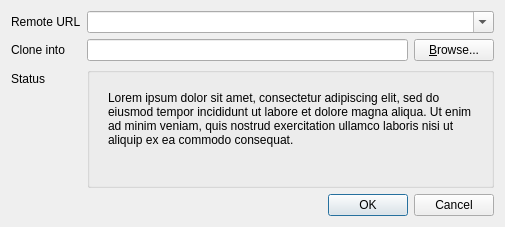
<?xml version="1.0" encoding="UTF-8"?>
<ui version="4.0">
 <class>CloneDialog</class>
 <widget class="QDialog" name="CloneDialog">
  <property name="windowModality">
   <enum>Qt::NonModal</enum>
  </property>
  <property name="enabled">
   <bool>true</bool>
  </property>
  <property name="geometry">
   <rect>
    <x>0</x>
    <y>0</y>
    <width>505</width>
    <height>227</height>
   </rect>
  </property>
  <property name="sizePolicy">
   <sizepolicy hsizetype="Preferred" vsizetype="Fixed">
    <horstretch>0</horstretch>
    <verstretch>0</verstretch>
   </sizepolicy>
  </property>
  <property name="windowTitle">
   <string>Clone repository</string>
  </property>
  <property name="sizeGripEnabled">
   <bool>false</bool>
  </property>
  <property name="modal">
   <bool>true</bool>
  </property>
  <layout class="QFormLayout" name="formLayout">
   <item row="1" column="0">
    <widget class="QLabel" name="urlLabel">
     <property name="text">
      <string>Remote URL</string>
     </property>
    </widget>
   </item>
   <item row="2" column="0">
    <widget class="QLabel" name="pathLabel">
     <property name="text">
      <string>Clone into</string>
     </property>
    </widget>
   </item>
   <item row="2" column="1">
    <layout class="QHBoxLayout" name="horizontalLayout">
     <item>
      <widget class="QLineEdit" name="pathEdit"/>
     </item>
     <item>
      <widget class="QPushButton" name="browseButton">
       <property name="text">
        <string>&amp;Browse...</string>
       </property>
      </widget>
     </item>
    </layout>
   </item>
   <item row="3" column="0">
    <widget class="QLabel" name="label">
     <property name="text">
      <string>Status</string>
     </property>
    </widget>
   </item>
   <item row="5" column="1">
    <widget class="QDialogButtonBox" name="buttonBox">
     <property name="orientation">
      <enum>Qt::Horizontal</enum>
     </property>
     <property name="standardButtons">
      <set>QDialogButtonBox::Cancel|QDialogButtonBox::Ok</set>
     </property>
     <property name="centerButtons">
      <bool>false</bool>
     </property>
    </widget>
   </item>
   <item row="3" column="1">
    <widget class="QGroupBox" name="groupBox">
     <property name="title">
      <string/>
     </property>
     <layout class="QVBoxLayout" name="verticalLayout">
      <item>
       <widget class="QStackedWidget" name="stackedWidget">
        <property name="currentIndex">
         <number>1</number>
        </property>
        <widget class="QWidget" name="stackedWidgetPage1">
         <layout class="QVBoxLayout" name="verticalLayout_2">
          <item>
           <widget class="QLabel" name="linkMessage">
            <property name="text">
             <string>blah
blah</string>
            </property>
            <property name="wordWrap">
             <bool>true</bool>
            </property>
           </widget>
          </item>
          <item>
           <widget class="QProgressBar" name="progressBar">
            <property name="minimum">
             <number>0</number>
            </property>
            <property name="maximum">
             <number>0</number>
            </property>
            <property name="value">
             <number>0</number>
            </property>
           </widget>
          </item>
         </layout>
        </widget>
        <widget class="QWidget" name="stackedWidgetPage2">
         <layout class="QHBoxLayout" name="horizontalLayout_2">
          <item>
           <widget class="QLabel" name="longInfoLabel">
            <property name="text">
             <string>Lorem ipsum dolor sit amet, consectetur adipiscing elit, sed do eiusmod tempor incididunt ut labore et dolore magna aliqua. Ut enim ad minim veniam, quis nostrud exercitation ullamco laboris nisi ut aliquip ex ea commodo consequat.</string>
            </property>
            <property name="alignment">
             <set>Qt::AlignLeading|Qt::AlignLeft|Qt::AlignTop</set>
            </property>
            <property name="wordWrap">
             <bool>true</bool>
            </property>
            <property name="textInteractionFlags">
             <set>Qt::LinksAccessibleByMouse|Qt::TextSelectableByMouse</set>
            </property>
           </widget>
          </item>
         </layout>
        </widget>
       </widget>
      </item>
     </layout>
    </widget>
   </item>
   <item row="1" column="1">
    <widget class="QComboBox" name="urlEdit">
     <property name="sizePolicy">
      <sizepolicy hsizetype="MinimumExpanding" vsizetype="Fixed">
       <horstretch>0</horstretch>
       <verstretch>0</verstretch>
      </sizepolicy>
     </property>
     <property name="editable">
      <bool>true</bool>
     </property>
     <property name="insertPolicy">
      <enum>QComboBox::NoInsert</enum>
     </property>
    </widget>
   </item>
  </layout>
 </widget>
 <tabstops>
  <tabstop>urlEdit</tabstop>
  <tabstop>pathEdit</tabstop>
  <tabstop>browseButton</tabstop>
 </tabstops>
 <resources/>
 <connections>
  <connection>
   <sender>buttonBox</sender>
   <signal>rejected()</signal>
   <receiver>CloneDialog</receiver>
   <slot>reject()</slot>
   <hints>
    <hint type="sourcelabel">
     <x>195</x>
     <y>186</y>
    </hint>
    <hint type="destinationlabel">
     <x>286</x>
     <y>269</y>
    </hint>
   </hints>
  </connection>
 </connections>
</ui>
